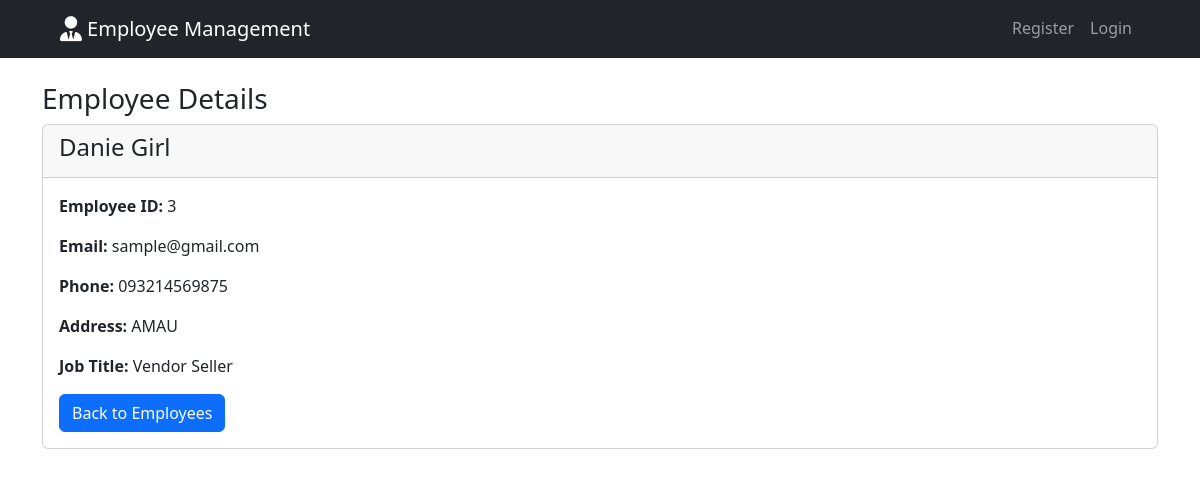
The app's page /employee/view/3/ with its own data.
### website/models.py (models this page shows, shortened)
class Employee(models.Model):
    employee_id = models.AutoField(primary_key=True)
    created_at = models.DateTimeField(auto_now_add=True)
    first_name = models.CharField(max_length=50)
    last_name = models.CharField(max_length=50)
    email = models.EmailField(max_length=100)
    phone = models.CharField(max_length=15)
    address = models.CharField(max_length=100)
    job_title = models.CharField(max_length=100)

### website/views.py (the view)
# urls.py: path('employee/view/<int:employee_id>/', views.view_employee, name='view_employee'),
def view_employee(request, employee_id):
    employee = get_object_or_404(Employee, employee_id=employee_id)
    return render(request, "view_employee.html", {
        'employee': employee
    })

### website/templates/view_employee.html
{% extends "base.html" %}
{% block body %}
<div class="container">
    <h3>Employee Details</h3>
    <div class="card">
        <div class="card-header">
            <h4>{{ employee.first_name }} {{ employee.last_name }}</h4>
        </div>
        <div class="card-body">
            <p><strong>Employee ID:</strong> {{ employee.employee_id }}</p>
            <p><strong>Email:</strong> {{ employee.email }}</p>
            <p><strong>Phone:</strong> {{ employee.phone }}</p>
            <p><strong>Address:</strong> {{ employee.address }}</p>
            <p><strong>Job Title:</strong> {{ employee.job_title }}</p>
            <a href="{% url 'index' %}" class="btn btn-primary">Back to Employees</a>
        </div>
    </div>
</div>
{% endblock %}

### records on screen
Employee: first_name "Danie", last_name "Girl", employee_id "3", email "sample@gmail.com", phone "093214569875", address "AMAU", job_title "Vendor Seller"
